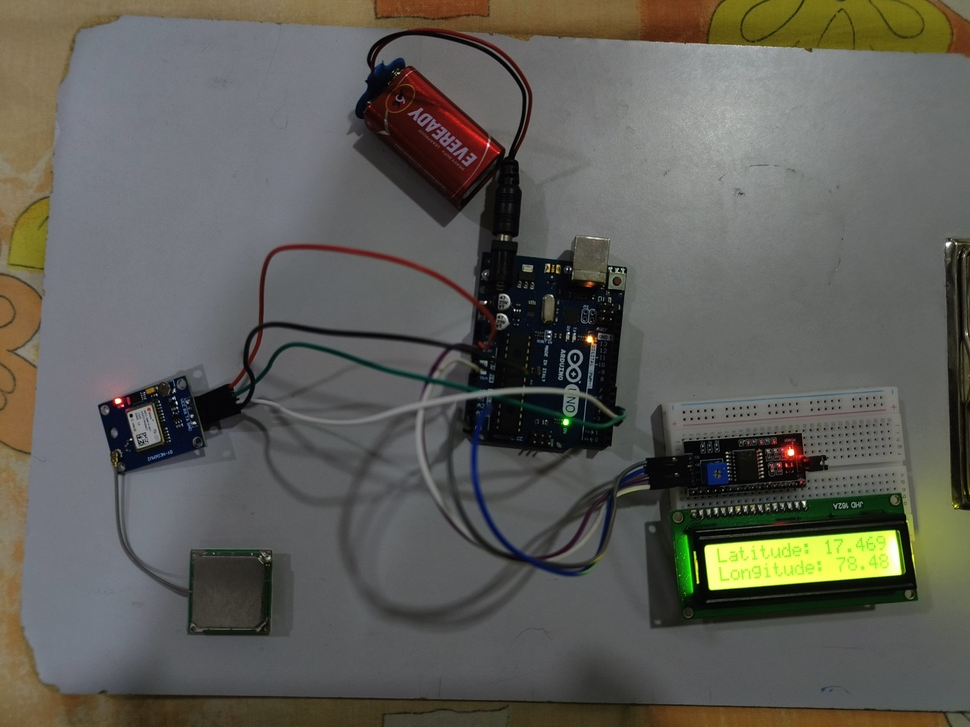
#> input picture GPS_tracker/GPS_tracker.jpg, 970 x 727 px, shrunk from 2117 x 1587 before the run, given in place of the camera
$ python 'identifing both red and blue.py'
#> lines starting #> are read from the running program, lines starting #| are printed output that depends on the picture; after the words box and inside, x2 and y2 are one past the last pixel; in counts of white or black regions, pixels touching at a corner belong together
import cv2
import numpy as np

# Function to identify red color in an image
def detect_red_color(image):
    # Convert the image from BGR to HSV color space
    hsv = cv2.cvtColor(image, cv2.COLOR_BGR2HSV)

    # Define the range of red color in HSV
    lower_red = np.array([0, 100, 100])
    upper_red = np.array([10, 255, 255])

    # Create a mask for red color
    mask = cv2.inRange(hsv, lower_red, upper_red)

    # Perform morphological operations to enhance the mask
    kernel = np.ones((5, 5), np.uint8)
    mask = cv2.erode(mask, kernel, iterations=1)
    mask = cv2.dilate(mask, kernel, iterations=2)

    # Bitwise-AND mask and original image
    res = cv2.bitwise_and(image, image, mask=mask)

    return mask, res

# Function to identify blue color in an image
def detect_blue_color(image):
    # Convert the image from BGR to HSV color space
    hsv = cv2.cvtColor(image, cv2.COLOR_BGR2HSV)

    # Define the range of blue color in HSV
    lower_blue = np.array([100, 100, 100])
    upper_blue = np.array([150, 255, 255])

    # Create a mask for blue color
    mask = cv2.inRange(hsv, lower_blue, upper_blue)

    # Perform morphological operations to enhance the mask
    kernel = np.ones((5, 5), np.uint8)
    mask = cv2.erode(mask, kernel, iterations=1)
    mask = cv2.dilate(mask, kernel, iterations=2)

    # Bitwise-AND mask and original image
    res = cv2.bitwise_and(image, image, mask=mask)

    return mask, res

# Open a video capture device (change 0 to your camera index if multiple cameras are available)
cap = cv2.VideoCapture(0)

while True:
    ret, frame = cap.read()  # Capture frame-by-frame
#> frame is the input picture: shape (727, 970, 3); mean B, G, R 86.9, 93.4, 94.1

    # Detect red color in the frame
    mask_red, red_objects = detect_red_color(frame)
#> in detect_red_color, `hsv = cv2.cvtColor(image, cv2.COLOR_BGR2HSV)`: hsv: shape (727, 970, 3); mean H, S, V 70.5, 45, 98.9
#> in detect_red_color, `mask = cv2.inRange(hsv, lower_red, upper_red)`:
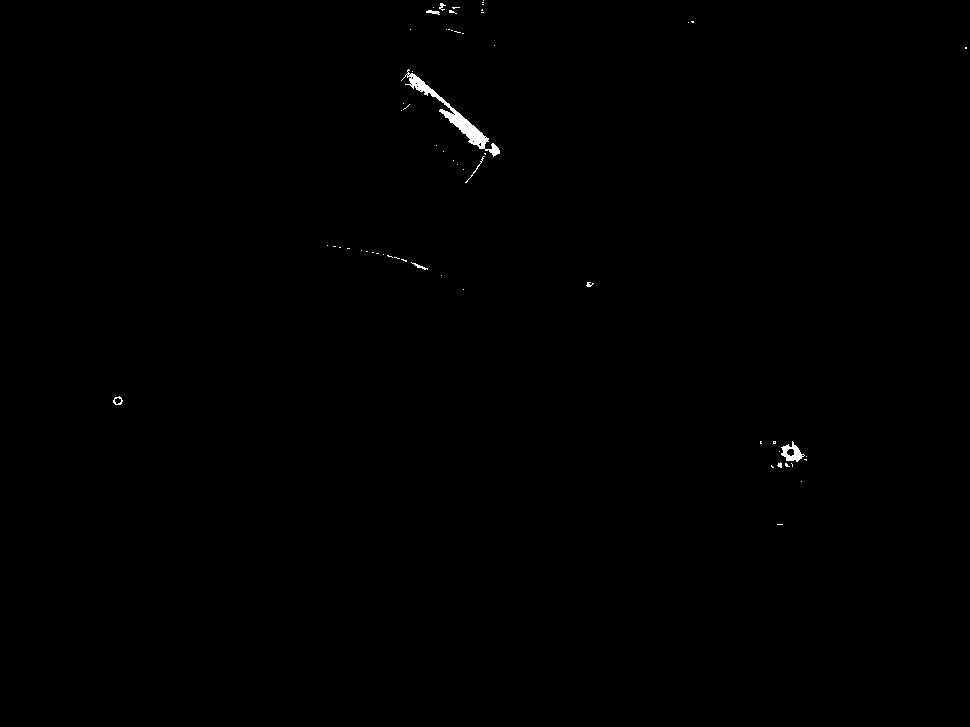
#> mask: shape (727, 970); 0.25% white; 61 white regions (52 under 20 px), largest, box (x1, y1, x2, y2) and area: (401, 69, 500, 157) 1117, (781, 441, 805, 462) 234, (426, 10, 440, 15) 40
#> in detect_red_color, `mask = cv2.erode(mask, kernel, iterations=1)`:
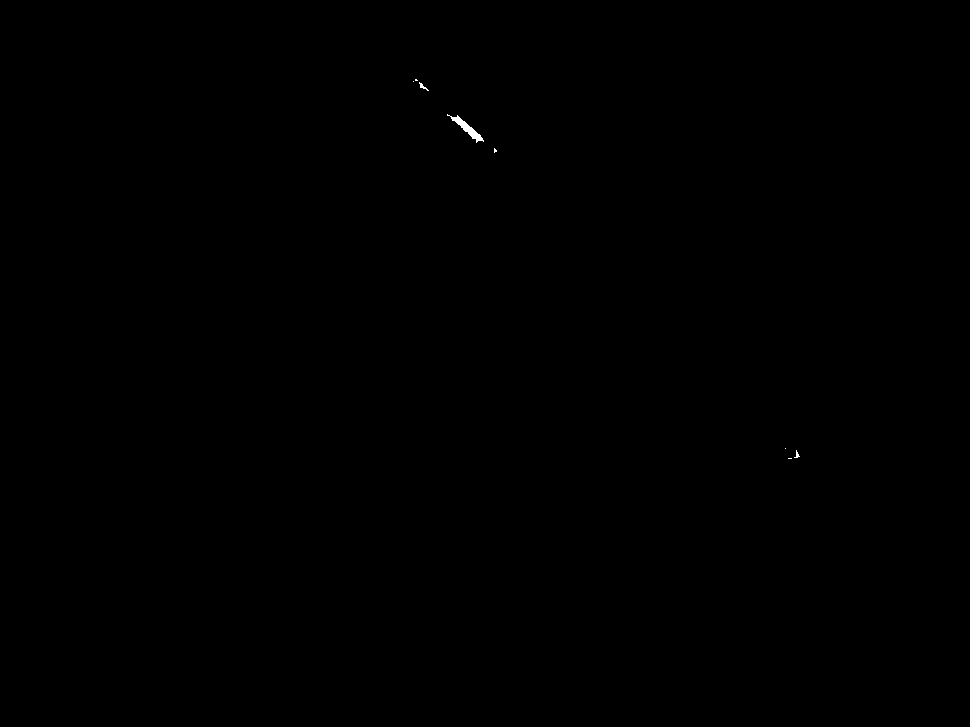
#> mask: shape (727, 970); 0.05% white; 8 white regions (5 under 20 px), largest, box (x1, y1, x2, y2) and area: (447, 114, 484, 143) 252, (419, 82, 429, 91) 28, (794, 450, 800, 458) 20
#> in detect_red_color, `mask = cv2.dilate(mask, kernel, iterations=2)`:
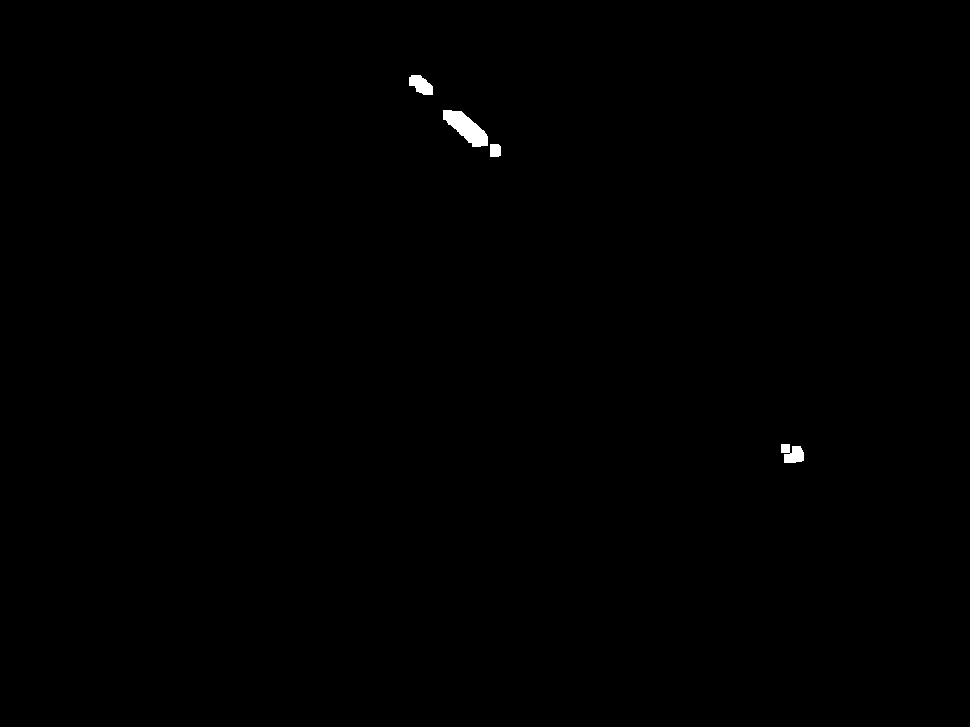
#> mask: shape (727, 970); 0.24% white; 4 white regions

    # Find contours around red objects
    contours_red, _ = cv2.findContours(mask_red, cv2.RETR_EXTERNAL, cv2.CHAIN_APPROX_SIMPLE)
#> contours_red = 4 contours; box (x1, y1, x2, y2) and area: (443, 110, 488, 147) 802, (409, 75, 433, 95) 290, (781, 444, 804, 463) 288, (490, 144, 501, 157) 116

    # Draw square box and label around detected red objects
    for contour_red in contours_red:
        area_red = cv2.contourArea(contour_red)
        if area_red > 1000:  # Set a threshold for minimum area to filter out small detections
            x_red, y_red, w_red, h_red = cv2.boundingRect(contour_red)
            cv2.rectangle(frame, (x_red, y_red), (x_red + w_red, y_red + h_red), (0, 0, 255), 2)
            cv2.putText(frame, 'Red Color Detected', (x_red, y_red - 10), cv2.FONT_HERSHEY_SIMPLEX, 0.5, (0, 0, 255), 2)
#> this loop made 4 passes
#> area_red on passes 1 to 4: 287.5, 116.5, 801.5, 290.5

    # Detect blue color in the frame
    mask_blue, blue_objects = detect_blue_color(frame)
#> in detect_blue_color, `mask = cv2.inRange(hsv, lower_blue, upper_blue)`: mask: shape (727, 970); 0.01% white in thin lines or dots, all inside (x1, y1, x2, y2) = (149, 403, 728, 474)
#> in detect_blue_color, `mask = cv2.erode(mask, kernel, iterations=1)`: mask: shape (727, 970); every value is 0
#> in detect_blue_color, `res = cv2.bitwise_and(image, image, mask=mask)`: res: shape (727, 970, 3); every value is 0

    # Find contours around blue objects
    contours_blue, _ = cv2.findContours(mask_blue, cv2.RETR_EXTERNAL, cv2.CHAIN_APPROX_SIMPLE)
#> contours_blue = []

    # Draw square box and label around detected blue objects
    for contour_blue in contours_blue:
        area_blue = cv2.contourArea(contour_blue)
        if area_blue > 1000:  # Set a threshold for minimum area to filter out small detections
            x_blue, y_blue, w_blue, h_blue = cv2.boundingRect(contour_blue)
            cv2.rectangle(frame, (x_blue, y_blue), (x_blue + w_blue, y_blue + h_blue), (255, 0, 0), 2)
            cv2.putText(frame, 'Blue Color Detected', (x_blue, y_blue - 10), cv2.FONT_HERSHEY_SIMPLEX, 0.5, (255, 0, 0), 2)
#> this loop made 0 passes

    # Display the video feed with boxes and labels
    cv2.imshow('Object Detection', frame)

    if cv2.waitKey(1) & 0xFF == ord('q'):  # Press 'q' to exit the loop
#> (key q is pressed here)
        break

# Release the capture and close all windows
cap.release()
cv2.destroyAllWindows()
